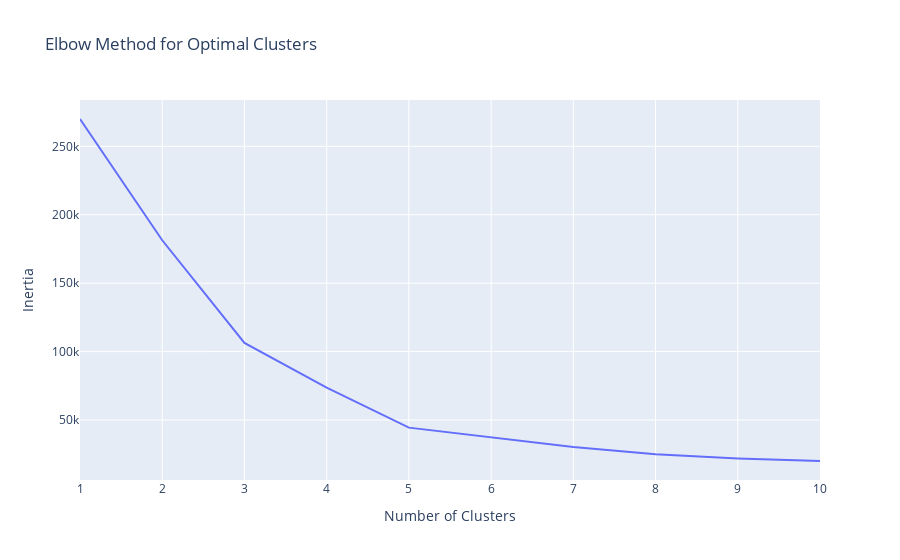

Notebook cell for this chart:
### Code cell
#kmeans cluster method
inertia = []
for k in range(1, 11):
    kmeans = KMeans(n_clusters=k, random_state=42, n_init=10)
    kmeans.fit(X)
    inertia.append(kmeans.inertia_)

# Plot elbow curve
fig = px.line(x=range(1, 11), y=inertia, title="Elbow Method for Optimal Clusters")
fig.update_layout(xaxis_title="Number of Clusters", yaxis_title="Inertia")
fig.show()

### Figure 1 — Plotly figure (JSON) as saved in the notebook; plotly's stock layout.template omitted (floating-point values rounded to 4 significant figures)
{"data": [{"hovertemplate": "x=%{x}<br>y=%{y}<extra></extra>", "legendgroup": "", "line": {"color": "#636efa", "dash": "solid"}, "marker": {"symbol": "circle"}, "mode": "lines", "name": "", "orientation": "v", "showlegend": false, "type": "scatter", "x": [1, 2, 3, 4, 5, 6, 7, 8, 9, 10], "xaxis": "x", "y": [270000.0, 181400.0, 106300.0, 73680.0, 44450.0, 37230.0, 30240.0, 25040.0, 21920.0, 20070.0], "yaxis": "y"}], "layout": {"legend": {"tracegroupgap": 0}, "title": {"text": "Elbow Method for Optimal Clusters"}, "xaxis": {"anchor": "y", "domain": [0, 1], "title": {"text": "Number of Clusters"}}, "yaxis": {"anchor": "x", "domain": [0, 1], "title": {"text": "Inertia"}}}}
